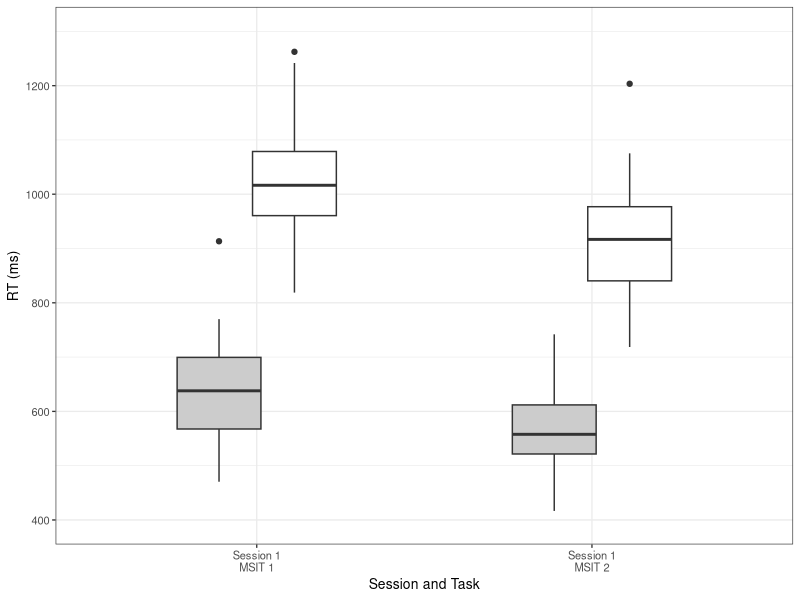
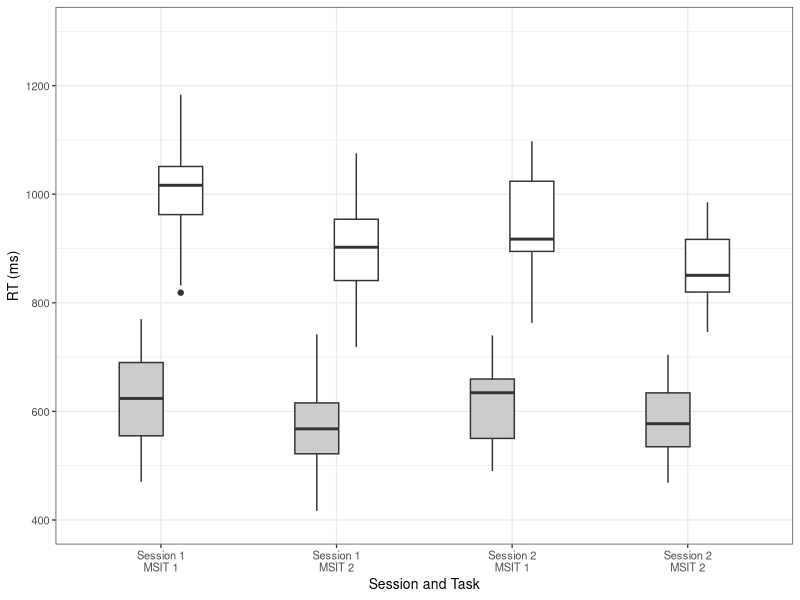

Source code (R) for these figures, in order: (Note: this script raises an error after producing the figures.)
## Analyze the behavioral results from the MSIT task
library(ggplot2)
library(reshape)

# read in the demo data
pt_dframe=read.table("iba_trt_demo.csv",header=TRUE,sep=";")

## message the data to get it into the correct format
# first lets melt down the reaction times

## set up session 1 data
# first lets pull out the session 1 data and get it to what we want
sess1_dframe=pt_dframe[c("pid", "age", "sex", "sess1_scanner", "sess2_days_between_scans", "sess1_msit1_con_err",
    "sess1_msit1_incon_err", "sess1_msit1_con_rt", "sess1_msit1_incon_rt", "sess1_msit2_con_err", "sess1_msit2_incon_err", 
	"sess1_msit2_con_rt", "sess1_msit2_incon_rt")]

# melt down the different measures	
sess1_dframe=melt(sess1_dframe,id=c("pid","age","sex","sess1_scanner","sess2_days_between_scans"))

# now the string in the "variable" column is formatted as session_task_contrast_measure, lets split
# those into three seperate columns using a temporary dframe
df <- data.frame(do.call('rbind', strsplit(as.character(sess1_dframe$variable),'_',fixed=TRUE)))

# now drop the old variable column and bind in the four new columns
sess1_dframe = cbind(subset(sess1_dframe, select=-c(variable)),df)

# clean up the column labels
sess1_dframe = rename(sess1_dframe,c(sess1_scanner="Scanner", sess2_days_between_scans="ScanDelta", X1="Session", X2="Task", 
    X3="Condition", X4="Measure"))

## set up session 2 data
# first lets pull out the session 1 data and get it to what we want
sess2_dframe=pt_dframe[c("pid", "age", "sex", "sess2_scanner", "sess2_days_between_scans", "sess2_msit1_con_err",
    "sess2_msit1_incon_err", "sess2_msit1_con_rt", "sess2_msit1_incon_rt", "sess2_msit2_con_err", "sess2_msit2_incon_err", 
	"sess2_msit2_con_rt", "sess2_msit2_incon_rt")]

# melt down the different measures	
sess2_dframe=melt(sess2_dframe,id=c("pid","age","sex","sess2_scanner","sess2_days_between_scans"))

# now the string in the "variable" column is formatted as session_task_contrast_measure, lets split
# those into three seperate columns using a temporary dframe
df <- data.frame(do.call('rbind', strsplit(as.character(sess2_dframe$variable),'_',fixed=TRUE)))

# now drop the old variable column and bind in the four new columns
sess2_dframe = cbind(subset(sess2_dframe, select=-c(variable)),df)

# clean up the column labels
sess2_dframe = rename(sess2_dframe,c(sess2_scanner="Scanner", sess2_days_between_scans="ScanDelta", X1="Session", X2="Task", 
    X3="Condition", X4="Measure"))

	
## Combine the two session dframes to re-make the full dframe
pt_dframe=rbind(sess1_dframe, sess2_dframe)

# caste the dframe to break err and rt into seperate columns
pt_dframe=cast(pt_dframe,pid+age+sex+Scanner+ScanDelta+Session+Task+Condition ~ Measure)

# set ScanDelta == 0 for session 1
pt_dframe$ScanDelta[pt_dframe$Session=="sess1"]=0

# remove the rows that are not complete
pt_dframe=pt_dframe[complete.cases(pt_dframe),]

# renumber the rows
rownames(pt_dframe)<-1:nrow(pt_dframe)

# clean up column names
pt_dframe=rename(pt_dframe,c(pid="PID",age="Age",sex="Sex",err="Errors",rt="RT"))

# clean up the labels
pt_dframe$Session=factor(pt_dframe$Session,levels=c("sess1","sess2"), labels=c("Session 1","Session 2"))
pt_dframe$Task=factor(pt_dframe$Task,levels=c("msit1","msit2"), labels=c("MSIT 1","MSIT 2"))
pt_dframe$Condition=factor(pt_dframe$Condition,levels=c("con","incon"), labels=c("Congruent","Incongruent"))


## now lets work on some plots
one_col_width=88.0/25.4
two_col_width=180.0/25.4

#quartz(title, width, height, pointsize, family, antialias, type,
#       file = NULL, bg, canvas, dpi)
quartz(title="figure1",width=one_col_width,height=90/25.4)
pt_dframe$sessbytask<-with(pt_dframe,interaction(Session,Task,sep= "\n"))
p1=ggplot(subset(pt_dframe,Session=="Session 1"),
          aes(x=factor(sessbytask,
                       levels=c("Session 1\nMSIT 1","Session 1\nMSIT 2","Session 2\nMSIT 1", "Session 2\nMSIT 2")),
          y=RT,fill=Condition))+
  geom_boxplot(position=position_dodge(width=0.45),width=0.5)+
  theme_bw(base_size=10,base_family="Helvetica")+
  scale_fill_grey(start=0.8,end=1)+
  scale_y_continuous(limits=c(400,1300))+
  ylab("RT (ms)")+
  xlab("Session and Task")+
  theme(legend.position="none")
	
# get the list of subjects that are only in session 2
sess2pid=unique(pt_dframe$PID[pt_dframe$Session=="Session 2"])
p2=ggplot(subset(pt_dframe,PID %in% sess2pid),
  aes(x=factor(sessbytask,
               levels=c("Session 1\nMSIT 1","Session 1\nMSIT 2","Session 2\nMSIT 1", "Session 2\nMSIT 2")),
      y=RT,fill=Condition))+
  geom_boxplot(position=position_dodge(width=0.45),width=0.5)+
  theme_bw(base_size=10,base_family="Helvetica")+
  scale_fill_grey(start=0.8,end=1)+
  scale_y_continuous(limits=c(400,1300))+
  ylab("RT (ms)")+
  xlab("Session and Task")+ 
  theme(legend.position="none")

quartz(title="figure1",width=two_col_width,height=90/25.4)
grid.newpage()
pushViewport(viewport(layout = grid.layout(1, 11)))
vplayout <- function(x, y) viewport(layout.pos.row = x, layout.pos.col = y)
print(p1, vp = vplayout(1, 1:4))  # key is to define vplayout
print(p2, vp = vplayout(1, 5:11))


xx$sessbytask<-with(xx,interaction(Session,Task,sep= "\n"))
factor(xx$sessbytask,c("Session 1\nMSIT 1","Session 1\nMSIT 2","Session 2\nMSIT 1", "Session 2\nMSIT 2"))

ggplot(subset(pt_dframe,PID %in% sess2pid),aes(x=Condition,y=RT))+geom_boxplot()+facet_grid(".~Session + Task")+theme_bw()
ggplot(xx,aes(x=Condition,y=RT,fill=Session,colour=Task))+geom_boxplot(position=position_dodge(width=.85))+scale_fill_manual(values=c("orange","white"))+scale_colour_manual(values=c("brown","blue"))+theme_bw()

ggplot(xx,aes(x=factor(xx$sessbytask,c("Session 1 MSIT 1","Session 1 MSIT 2","Session 2 MSIT 1", "Session 2 MSIT 2")),y=RT,fill=Condition))+geom_boxplot(position=position_dodge(width=.85))+scale_fill_manual(values=c("orange","white"))+scale_colour_manual(values=c("brown","blue"))+theme_bw()

ggplot(xx,aes(x=factor(xx$sessbytask,c("Session 1\nMSIT 1","Session 1\nMSIT 2","Session 2\nMSIT 1", "Session 2\nMSIT 2")),,y=RT,fill=Condition))+geom_violin(position=position_dodge(width=.85))+geom_boxplot(width=.45,position=position_dodge(width=.85))+scale_fill_grey(start=0.9,end=1)+scale_colour_manual(values=c("brown","blue"))+theme_bw()
